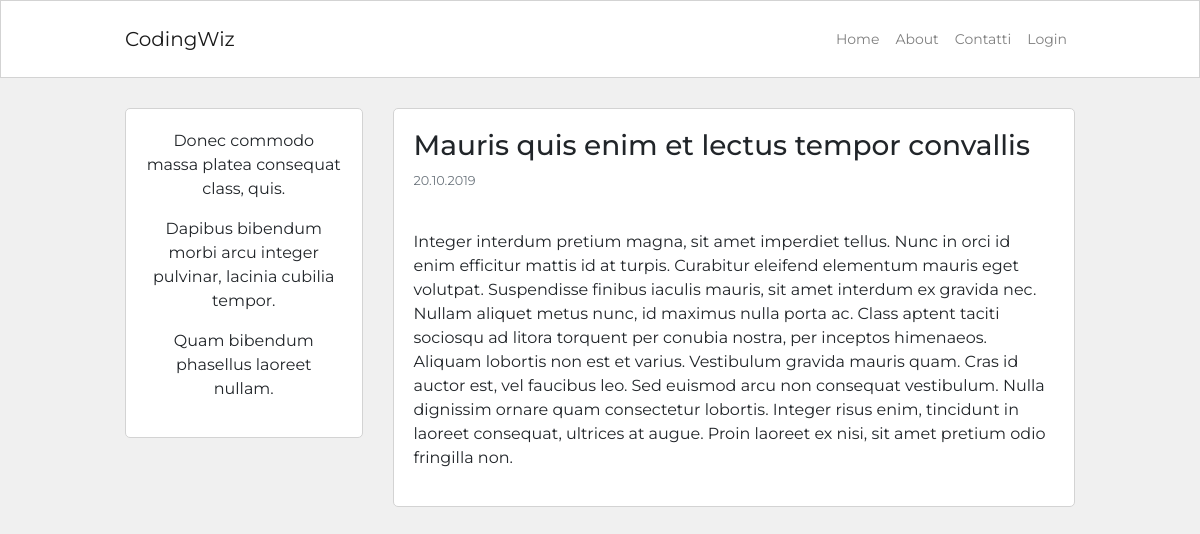
The page /posts/mauris-quis-enim-et-lectus-tempor-convallis-6iuvtr on the database its author committed.
### blog/models.py (models this page shows, shortened)
class Post(db.Model):
    id = db.Column(db.Integer, primary_key=True)
    user_id = db.Column(db.Integer, db.ForeignKey('user.id'), nullable=False)
    created_at = db.Column(db.DateTime, default=datetime.now)
    title = db.Column(db.String(120), nullable=False)
    description = db.Column(db.String(240))
    body = db.Column(db.Text(), nullable=False)
    slug = db.Column(db.String(250))
    image = db.Column(db.String(120))

### blog/routes.py (the view)
@app.route('/posts/<string:post_slug>')
def post_detail(post_slug):
    post_instance = Post.query.filter_by(slug=post_slug).first_or_404()
    return render_template('post_detail.html', post=post_instance)

### blog/templates/post_detail.html (shortened to what this page needs)
{% extends 'base.html' %}
{% block content %}
    <div class="container content-container">
        <div class="row no-gutters">
            <div class="col-md-9 order-md-2">
                <div class="post-page-block">
                    <h3>{{ post.title }}</h3>
                    <p class="p-small-two text-muted">
                        {{ post.created_at.strftime('%d.%m.%Y') }}
                    </p>
                    <br>
                    <p>{{ post.body }}</p>
                </div>
            </div>
            <div class="col-md-3 order-md-1">
                {% include 'about_me_snippet.html' %}
            </div>
        </div>
    </div>
{% endblock %}

### blog/static/blog.css (style rules this page uses)
html, body { font-family: 'Montserrat', sans-serif; background-color: #f0f0f0; }
.content-container { max-width: 950px; margin-top: 30px; margin-bottom: 30px; padding: 0px; }
.post-page-block { background-color: #ffffff; border: 1px solid #d3d3d3; border-radius: 5px; padding: 20px; margin-bottom: 30px; }
.p-small-two { font-size: 0.800rem; }
@media (min-width: 768px) { .post-page-block { margin-left: 30px;; } }

### rows shown on the page
Post: title "Mauris quis enim et lectus tempor convallis", created_at "20.10.2019", body "Integer interdum pretium magna, sit amet imperdiet tellus. Nunc in orci id enim efficitur mattis id at turpis. Curabitur eleifend elementum mauris eget volutpat. Suspendisse finibus iaculis mauris, sit amet interdum ex gravida nec. Nullam aliquet metus nunc, id maximus nulla porta ac. Class aptent taciti sociosqu ad litora torquent per conubia nostra, per inceptos himenaeos. Aliquam lobortis non est et varius. Vestibulum gravida mauris quam. Cras id auctor est, vel faucibus leo. Sed euismod arcu non consequat vestibulum. Nulla dignissim ornare quam consectetur lobortis. Integer risus enim, tincidunt in laoreet consequat, ultrices at augue. Proin laoreet ex nisi, sit amet pretium odio…"

### other values the page prints
{{ lipsum(n=3, min=5, max=10) }} "Donec commodo massa platea consequat class, quis. Dapibus bibendum morbi arcu integer pulvinar, lacinia cubilia tempor. Quam bibendum phasellus laoreet nullam."
